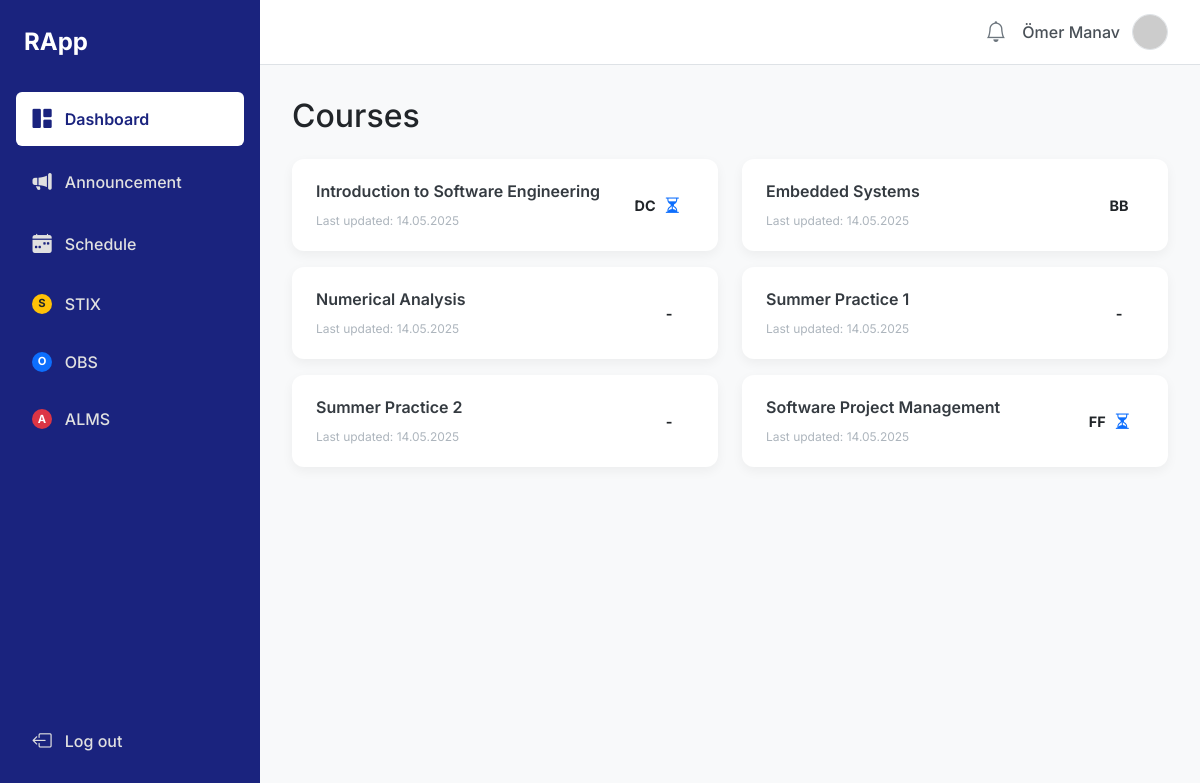
/student/dashboard/ (signed in), run on the app's committed database.
### makeup_exam/models.py (models this page shows, shortened)
class Enrollment(models.Model):
    student = models.ForeignKey(
        User,
        on_delete=models.CASCADE,
        limit_choices_to={'profile__role': 'student'}
    )
    course = models.ForeignKey(Course, on_delete=models.CASCADE)
    midterm_grade = models.PositiveSmallIntegerField(
        null=True, blank=True,
        validators=[MinValueValidator(0), MaxValueValidator(100)]
    )
    final_grade = models.PositiveSmallIntegerField(
        null=True, blank=True,
        validators=[MinValueValidator(0), MaxValueValidator(100)]
    )
    applied_for_makeup = models.BooleanField(default=False)
    class Meta:
        unique_together = ('student', 'course')
    def calculate_final_score(self):
        if self.midterm_grade is not None and self.final_grade is not None:
            score = (self.midterm_grade * self.course.midterm_weight / 100.0) + \
                    (self.final_grade * self.course.final_weight / 100.0)
            return round(score)
        return None
    def get_letter_grade(self):
        score = self.calculate_final_score()
        if score is None:
            return '-'
        if score >= 90: return 'AA'
        elif score >= 85: return 'BA'
        elif score >= 80: return 'BB'
        elif score >= 70: return 'CB'
        elif score >= 60: return 'CC'
        elif score >= 50: return 'DC'
        else: return 'FF'
    def is_eligible_for_makeup(self):
        letter_grade = self.get_letter_grade()
        return letter_grade in ['DC', 'FF']

class Course(models.Model):
    course_code = models.CharField(max_length=10, unique=True, verbose_name="Course Code", help_text="CSE101")
    course_name = models.CharField(max_length=100, verbose_name="Course Name", help_text="Introduction to Computer Science")
    credits = models.PositiveIntegerField(default=3, verbose_name="Credits")
    teacher = models.ForeignKey(
        User,
        on_delete=models.SET_NULL,
        null=True,
        limit_choices_to={'profile__role': 'teacher'},
        related_name='taught_courses'
    )
    midterm_weight = models.PositiveSmallIntegerField(
        default=40,
        validators=[MinValueValidator(0), MaxValueValidator(100)]
    )
    final_weight = models.PositiveSmallIntegerField(
        default=60,
        validators=[MinValueValidator(0), MaxValueValidator(100)]
    )

### makeup_exam/views.py (the view)
# urls.py: path('student/dashboard/', views.student_dashboard, name='student_dashboard'),
@login_required(login_url='login_selection')
def student_dashboard(request):
    if not user_is_role(request.user, 'student'):
        messages.error(request, "Öğrenci paneline erişim yetkiniz yok.")
        auth_logout(request)
        return redirect('login_selection')
    enrollments = Enrollment.objects.filter(student=request.user).select_related('course')
    context = {
        'enrollments': enrollments,
        'page_title': 'Dashboard'
    }
    return render(request, 'makeup_exam/student/student_dashboard.html', context)

### makeup_exam/views.py (called while the page is built)
def user_is_role(user, role_name):
    try:
        return user.is_authenticated and user.profile.role == role_name
    except Profile.DoesNotExist:
        return False

### makeup_exam/templates/makeup_exam/student/student_dashboard.html (shortened to what this page needs)
{% extends 'makeup_exam/base.html' %}
{% block page_title %}Courses{% endblock %}
{% block content %}
    {% if enrollments %}
        <div class="row">
            {% for enrollment in enrollments %}
                <div class="col-md-6">
                    <a href="{% url 'student_course_detail' enrollment.id %}" class="course-card">
                        <div class="course-info">
                            <span class="course-name">{{ enrollment.course.course_name }}</span>
                            <span class="update-date">
                                {% if enrollment.resit_grade_entry and enrollment.resit_grade_entry.grade is not None %}
                                    Grade after resit
                                {% else %}
                                    Last updated: {% now "d.m.Y" %}
                                {% endif %}
                            </span>
                        </div>
                        {% with resit_entry=enrollment.resit_grade_entry %}
                            {% if resit_entry and resit_entry.grade is not None %}
                                {% with new_letter_grade=resit_entry.get_new_letter_grade_with_resit %}
                                    <div class="grade-badge grade-{{ new_letter_grade|lower }}">
                                        {{ new_letter_grade }}
                                        <i class="bi bi-info-circle-fill resit-info-icon ms-1" title="Grade updated after resit exam"></i>
                                    </div>
                                {% endwith %}
                            {% else %}
                                <div class="grade-badge grade-{{ enrollment.get_letter_grade|lower }}">
                                    {{ enrollment.get_letter_grade }}
                                    {% if enrollment.is_eligible_for_makeup and not enrollment.applied_for_makeup %}
                                        <i class="bi bi-exclamation-circle-fill makeup-alert" title="Resit Exam Eligible"></i>
                                    {% elif enrollment.applied_for_makeup %}
                                         <i class="bi bi-hourglass-split makeup-alert text-primary" title="Resit Application Submitted - Grade Pending"></i>
                                    {% endif %}
                                </div>
                            {% endif %}
                        {% endwith %}
                    </a>
                </div>
            {% endfor %}
        </div>
    {% else %}
        <p class="text-muted">Henüz kayıtlı olduğunuz bir ders bulunmamaktadır.</p>
    {% endif %}
{% endblock %}

### makeup_exam/templates/makeup_exam/base.html (shortened to what this page needs)
<!DOCTYPE html>
<html lang="tr">
<head>
    <link href="https://cdn.jsdelivr.net/npm/bootstrap@5.3.0/dist/css/bootstrap.min.css" rel="stylesheet">
    <link rel="stylesheet" href="https://cdn.jsdelivr.net/npm/bootstrap-icons@1.10.0/font/bootstrap-icons.css">
</head>
<body>
    <div class="sidebar">
        <div class="sidebar-header">RApp</div>
        <ul class="nav flex-column">
            <li class="nav-item">
                <a class="nav-link {% if 'dashboard' in request.resolver_match.url_name %}active{% endif %}"
                   href="{% if user.profile.role == 'student' %}{% url 'student_dashboard' %}{% elif user.profile.role == 'teacher' %}{% url 'teacher_dashboard' %}{% elif user.profile.role == 'faculty' %}{% url 'faculty_dashboard' %}{% else %}#{% endif %}">
                    <i class="bi bi-grid-1x2-fill"></i> Dashboard
                </a>
            </li>
            {% if user.profile.role == 'student' or user.profile.role == 'teacher' %}
            <li class="nav-item">
                <a class="nav-link {% if 'announcements' in request.resolver_match.url_name %}active{% endif %}"
                   href="{% if user.profile.role == 'student' %}{% url 'student_announcements' %}{% elif user.profile.role == 'teacher' %}{% url 'teacher_announcements' %}{% endif %}">
                    <i class="bi bi-megaphone-fill"></i> Announcement
                </a>
            </li>
            {% endif %}
             {% if user.profile.role == 'student' or user.profile.role == 'teacher' %}
            <li class="nav-item">
                <a class="nav-link {% if 'schedule' in request.resolver_match.url_name %}active{% endif %}"
                   href="{% if user.profile.role == 'student' %}{% url 'student_schedule' %}{% elif user.profile.role == 'teacher' %}{% url 'teacher_schedule' %}{% endif %}">
                    <i class="bi bi-calendar-week-fill"></i> Schedule
                </a>
            </li>
            {% endif %}
            <li class="nav-item">
                <a class="nav-link {% if request.resolver_match.url_name == 'stix_page' %}active{% endif %}" href="{% url 'stix_page' %}">
                    <span class="badge bg-warning text-dark">S</span> STIX
                </a>
            </li>
            <li class="nav-item">
                <a class="nav-link {% if request.resolver_match.url_name == 'obs_page' %}active{% endif %}" href="{% url 'obs_page' %}">
                    <span class="badge bg-primary">O</span> OBS
                </a>
            </li>
            <li class="nav-item">
                <a class="nav-link {% if request.resolver_match.url_name == 'alms_page' %}active{% endif %}" href="{% url 'alms_page' %}">
                    <span class="badge bg-danger">A</span> ALMS
                </a>
            </li>
        </ul>
        <a href="{% url 'logout' %}" class="nav-link logout-link mt-auto">
            <i class="bi bi-box-arrow-left"></i> Log out
        </a>
    </div>
    <div class="main-content">
         <nav class="top-navbar">
            <div class="user-info">
                 <i class="bi bi-bell"></i>
                 <span class="user-name">{{ user.get_full_name|default:user.username }}</span>
                 <img src="https://placehold.co/36x36/adb5bd/ffffff?text={{ user.username.0|upper }}" alt="Profil Resmi">
            </div>
        </nav>
        <div class="content-area">
            <h2 class="mb-4">{% block page_title %}{% endblock %}</h2>
            {% block content %}
            {% endblock %}
        </div>
    </div>
</body>
</html>

### makeup_exam/templates/makeup_exam/base.html (style rules this page uses)
body { font-family: 'Inter', sans-serif; background-color: #f8f9fa; display: flex; min-height: 100vh; overflow-x: hidden; }
.sidebar { width: 260px; background-color: #1a237e; color: #fff; padding: 1.5rem 1rem; position: fixed; top: 0; bottom: 0; left: 0; z-index: 100; display: flex; flex-direction: column; }
.sidebar .sidebar-header { font-size: 1.5rem; font-weight: 700; margin-bottom: 2rem; padding-left: 0.5rem; }
.sidebar .nav-link { color: #e0e0e0; padding: 0.8rem 1rem; margin-bottom: 0.5rem; border-radius: 0.375rem; display: flex; align-items: center; font-weight: 500; transition: background-color 0.2s ease, color 0.2s ease; }
.sidebar .nav-link .bi { margin-right: 0.8rem; font-size: 1.2rem; width: 20px; text-align: center; }
.sidebar .nav-link .badge { width: 20px; height: 20px; border-radius: 50%; display: inline-flex; justify-content: center; align-items: center; font-size: 0.7rem; font-weight: bold; margin-right: 0.8rem; }
.sidebar .nav-link.active { background-color: #fff; color: #1a237e; font-weight: 600; }
.sidebar .nav-link.active .bi { color: #1a237e; }
.sidebar .logout-link { margin-top: auto; }
.main-content { margin-left: 260px; padding: 0; width: calc(100% - 260px); flex-grow: 1; }
.top-navbar { background-color: #fff; border-bottom: 1px solid #dee2e6; padding: 0.75rem 2rem; height: 65px; display: flex; justify-content: flex-end; align-items: center; }
.top-navbar .user-info { display: flex; align-items: center; color: #495057; }
.top-navbar .user-info .bi-bell { font-size: 1.3rem; margin-right: 1rem; color: #6c757d; cursor: pointer; }
.top-navbar .user-info .user-name { font-weight: 500; margin-right: 0.75rem; }
.top-navbar .user-info img { width: 36px; height: 36px; border-radius: 50%; object-fit: cover; border: 1px solid #dee2e6; }
.content-area { padding: 2rem; }

### makeup_exam/templates/makeup_exam/student/student_dashboard.html (style rules this page uses)
.course-card { background-color: #fff; border-radius: 0.75rem; padding: 1.25rem 1.5rem; margin-bottom: 1rem; display: flex; justify-content: space-between; align-items: center; box-shadow: 0 4px 12px rgba(0, 0, 0, 0.05); transition: transform 0.2s ease, box-shadow 0.2s ease; text-decoration: none; color: inherit; }
.course-card .course-info .course-name { font-weight: 600; color: #343a40; margin-bottom: 0.25rem; display: block; }
.course-card .course-info .update-date { font-size: 0.75rem; color: #adb5bd; }
.course-card .grade-badge { display: flex; align-items: center; font-weight: 700; font-size: 0.9rem; padding: 0.4rem 0.8rem; border-radius: 50px; min-width: 50px; justify-content: center; }
.grade-badge .makeup-alert { color: #dc3545; margin-left: 0.5rem; font-size: 1.1rem; line-height: 1; }

### data on the page
Enrollment: course.course_name "Introduction to Software Engineering", m "14.05.2025", get_letter_grade "DC", applied_for_makeup True (drawn)
Enrollment: course.course_name "Embedded Systems", m "14.05.2025", get_letter_grade "BB"
Enrollment: course.course_name "Numerical Analysis", m "14.05.2025", get_letter_grade "-"
Enrollment: course.course_name "Summer Practice 1", m "14.05.2025", get_letter_grade "-"
Enrollment: course.course_name "Summer Practice 2", m "14.05.2025", get_letter_grade "-"
Enrollment: course.course_name "Software Project Management", m "14.05.2025", get_letter_grade "FF", applied_for_makeup True (drawn)

### other printed values
{{ user.get_full_name|default:user.username }} "Ömer Manav"
